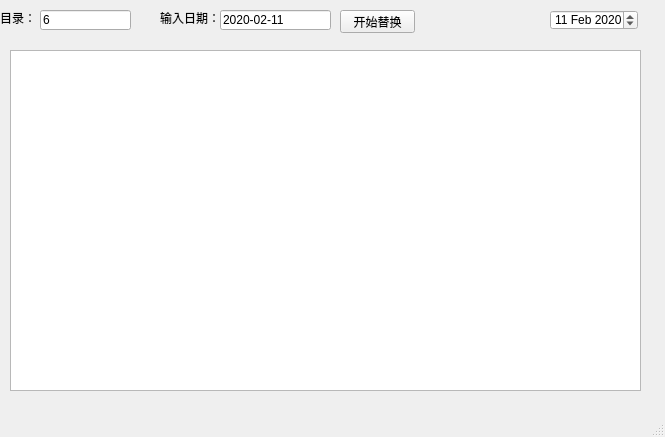
<?xml version="1.0" encoding="UTF-8"?>
<ui version="4.0">
 <class>MainWindow</class>
 <widget class="QMainWindow" name="MainWindow">
  <property name="geometry">
   <rect>
    <x>0</x>
    <y>0</y>
    <width>665</width>
    <height>437</height>
   </rect>
  </property>
  <property name="windowTitle">
   <string>MainWindow</string>
  </property>
  <widget class="QWidget" name="centralwidget">
   <widget class="QPushButton" name="ok">
    <property name="geometry">
     <rect>
      <x>340</x>
      <y>10</y>
      <width>75</width>
      <height>23</height>
     </rect>
    </property>
    <property name="text">
     <string>开始替换</string>
    </property>
   </widget>
   <widget class="QLineEdit" name="lineEdit_mulu">
    <property name="geometry">
     <rect>
      <x>40</x>
      <y>10</y>
      <width>91</width>
      <height>20</height>
     </rect>
    </property>
    <property name="text">
     <string>6</string>
    </property>
   </widget>
   <widget class="QDateEdit" name="dateEdit">
    <property name="geometry">
     <rect>
      <x>550</x>
      <y>10</y>
      <width>88</width>
      <height>20</height>
     </rect>
    </property>
    <property name="date">
     <date>
      <year>2020</year>
      <month>2</month>
      <day>11</day>
     </date>
    </property>
   </widget>
   <widget class="QLabel" name="label">
    <property name="geometry">
     <rect>
      <x>0</x>
      <y>10</y>
      <width>41</width>
      <height>16</height>
     </rect>
    </property>
    <property name="text">
     <string>目录：</string>
    </property>
   </widget>
   <widget class="QLabel" name="label_2">
    <property name="geometry">
     <rect>
      <x>160</x>
      <y>10</y>
      <width>61</width>
      <height>16</height>
     </rect>
    </property>
    <property name="text">
     <string>输入日期：</string>
    </property>
   </widget>
   <widget class="QLineEdit" name="lineEdit_riqi">
    <property name="geometry">
     <rect>
      <x>220</x>
      <y>10</y>
      <width>111</width>
      <height>20</height>
     </rect>
    </property>
    <property name="text">
     <string>2020-02-11</string>
    </property>
   </widget>
   <widget class="QPlainTextEdit" name="plainTextEdit">
    <property name="geometry">
     <rect>
      <x>10</x>
      <y>50</y>
      <width>631</width>
      <height>341</height>
     </rect>
    </property>
   </widget>
  </widget>
  <widget class="QMenuBar" name="menubar">
   <property name="geometry">
    <rect>
     <x>0</x>
     <y>0</y>
     <width>665</width>
     <height>23</height>
    </rect>
   </property>
  </widget>
  <widget class="QStatusBar" name="statusbar"/>
 </widget>
 <resources/>
 <connections/>
</ui>
